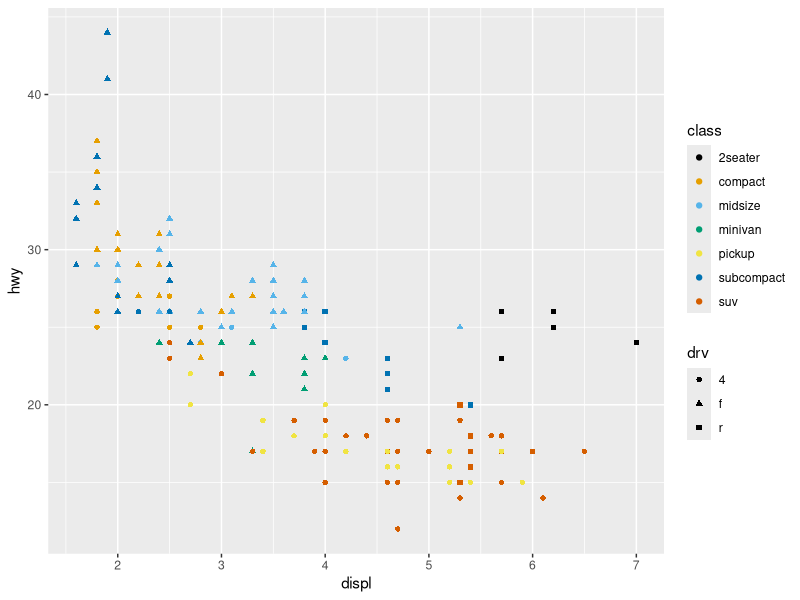

Reproduce this figure in R.
library(ggplot2)
library(dplyr)
library(ggthemes)

ggplot(mpg, aes(x = displ, y = hwy)) +
    geom_point(aes(color = class, shape = drv)) +
scale_color_colorblind()
